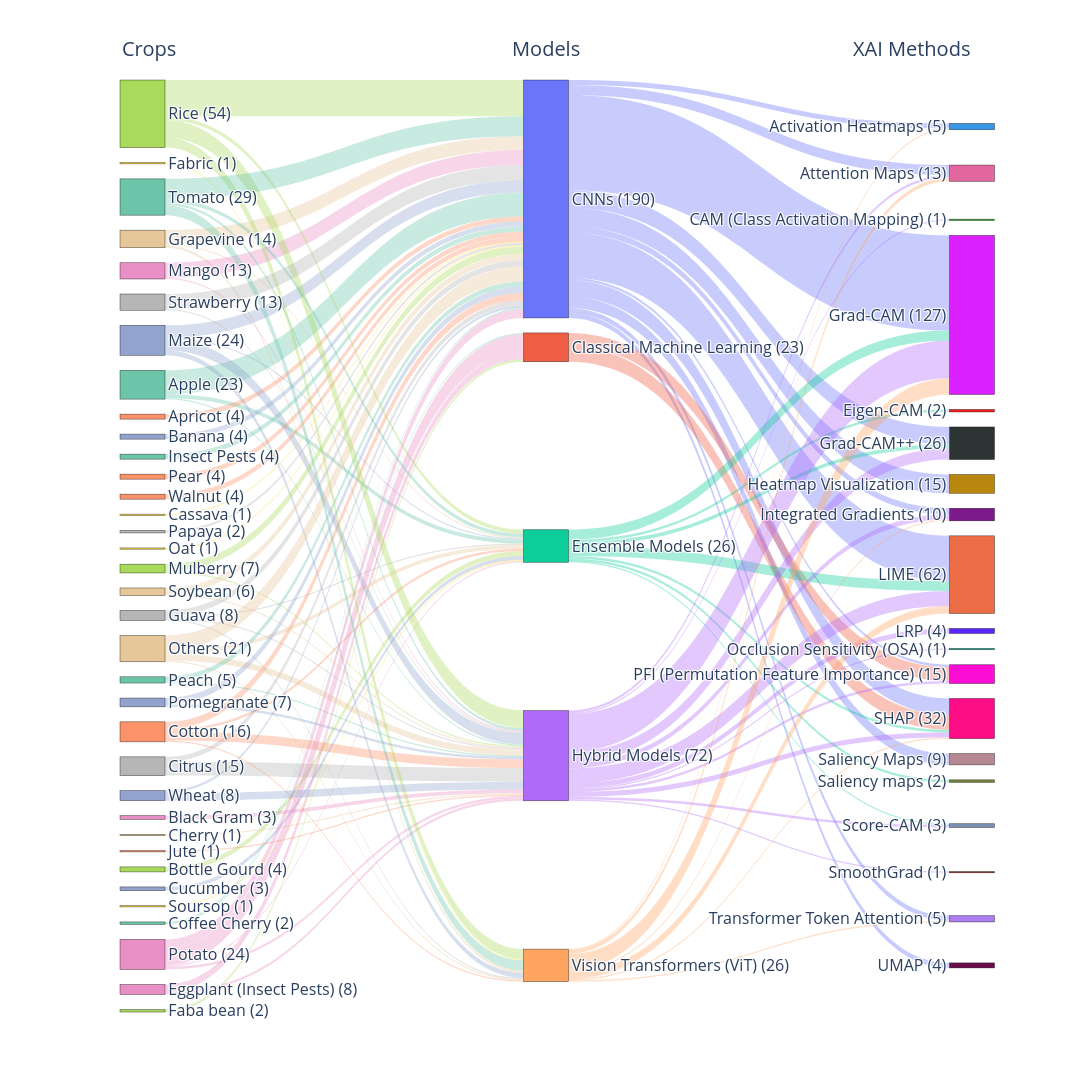

The notebook cell saved with this chart:
### Markdown cell above
# Improved visualization with color coding

### Code cell
import re
import pandas as pd
import numpy as np
import plotly.express as px
from matplotlib import colors as mcolors
import plotly.graph_objects as go

# Config / input
file_path = r"C:\Users\kamalesh\OneDrive\Articles\Review Article\4. ExplainableAI\codes\sankey diagram\sankey diagram table.xlsx"
flow_counts = pd.read_excel(file_path, sheet_name="Final")

min_record_model = 1
min_record_xai = 1

crop_col = "Crops Name"
model_col = "Model Used"
xai_col = "XAI Methods Used"

# Aggregate counts per node
crop_counts = flow_counts.groupby(crop_col)["count"].sum()
model_counts = flow_counts.groupby(model_col)["count"].sum()
xai_counts = flow_counts.groupby(xai_col)["count"].sum()

# Filter by thresholds
kept_models = model_counts[model_counts >= min_record_model].index.tolist()
kept_xai = xai_counts[xai_counts >= min_record_xai].index.tolist()

# Build flows
crop_model_flows = (
    flow_counts[flow_counts[model_col].isin(kept_models)]
    .groupby([crop_col, model_col])["count"]
    .sum()
    .reset_index()
)

model_xai_flows = (
    flow_counts[
        flow_counts[model_col].isin(kept_models) & flow_counts[xai_col].isin(kept_xai)
    ]
    .groupby([model_col, xai_col])["count"]
    .sum()
    .reset_index()
)

# Sort nodes A→Z
crops_nodes = sorted(crop_counts.index.tolist())
models_nodes = sorted(kept_models)
xai_nodes = sorted(kept_xai)

# Labeled nodes with counts
crops_labeled = [f"{c} ({int(crop_counts[c])})" for c in crops_nodes]
models_labeled = [f"{m} ({int(model_counts[m])})" for m in models_nodes]
xai_labeled = [f"{x} ({int(xai_counts[x])})" for x in xai_nodes]
all_nodes = crops_labeled + models_labeled + xai_labeled

# Mappings from label -> index
crop_to_idx = {c: i for i, c in enumerate(crops_labeled)}
model_to_idx = {m: i + len(crops_labeled) for i, m in enumerate(models_labeled)}
xai_to_idx = {x: i + len(crops_labeled) + len(models_labeled) for i, x in enumerate(xai_labeled)}

# Ordered links
crop_model_flows = crop_model_flows.sort_values([crop_col, model_col]).reset_index(drop=True)
model_xai_flows = model_xai_flows.sort_values([model_col, xai_col]).reset_index(drop=True)

source_indices = []
target_indices = []
values = []

for _, r in crop_model_flows.iterrows():
    crop_label = f"{r[crop_col]} ({int(crop_counts[r[crop_col]])})"
    model_label = f"{r[model_col]} ({int(model_counts[r[model_col]])})"
    if crop_label in crop_to_idx and model_label in model_to_idx:
        source_indices.append(crop_to_idx[crop_label])
        target_indices.append(model_to_idx[model_label])
        values.append(int(r["count"]))

for _, r in model_xai_flows.iterrows():
    model_label = f"{r[model_col]} ({int(model_counts[r[model_col]])})"
    xai_label = f"{r[xai_col]} ({int(xai_counts[r[xai_col]])})"
    if model_label in model_to_idx and xai_label in xai_to_idx:
        source_indices.append(model_to_idx[model_label])
        target_indices.append(xai_to_idx[xai_label])
        values.append(int(r["count"]))

# Robust color converter
def color_to_rgba(col, alpha=0.95):
    try:
        s = str(col).strip()
        if s.startswith("rgb("):
            nums = list(map(int, re.findall(r"\d+", s)))[:3]
            return f"rgba({nums[0]},{nums[1]},{nums[2]},{alpha})"
        r, g, b = mcolors.to_rgb(s)
        return f"rgba({int(r*255)},{int(g*255)},{int(b*255)},{alpha})"
    except Exception:
        return f"rgba(200,200,200,{alpha})"

# Discrete palettes for all groups
palette_crops = px.colors.qualitative.Set2
palette_models = px.colors.qualitative.Plotly
palette_xai = px.colors.qualitative.Dark24

def pick_palette(palette, n):
    if n <= 0:
        return []
    if n == 1:
        return [palette[0]]
    if n <= len(palette):
        return palette[:n]
    return [palette[i % len(palette)] for i in range(n)]

crops_colors = pick_palette(palette_crops, len(crops_nodes))
models_colors = pick_palette(palette_models, len(models_nodes))
xai_colors = pick_palette(palette_xai, len(xai_nodes))

node_colors = crops_colors + models_colors + xai_colors
node_colors_rgba = [color_to_rgba(c, 0.95) for c in node_colors]
link_colors = [
    color_to_rgba(node_colors[s], 0.35) if 0 <= s < len(node_colors) else color_to_rgba("#C0C0C0", 0.35)
    for s in source_indices
]

# Node positions
def column_positions(count, x_val):
    if count <= 0:
        return []
    if count == 1:
        return [(x_val, 0.5)]
    ys = np.linspace(0.05, 0.95, count)
    return [(x_val, y) for y in ys]

c_pos = column_positions(len(crops_nodes), 0.0)
m_pos = column_positions(len(models_nodes), 0.5)
x_pos = column_positions(len(xai_nodes), 1.0)

positions = c_pos + m_pos + x_pos
node_x = [p[0] for p in positions]
node_y = [p[1] for p in positions]

# Build Sankey
fig = go.Figure(data=[go.Sankey(
    arrangement="snap",
    node=dict(
        pad=15,
        thickness=45,
        line=dict(color="rgba(0,0,0,0.6)", width=0.6),
        label=all_nodes,
        color=node_colors_rgba,
        x=node_x,
        y=node_y
    ),
    link=dict(
        source=source_indices,
        target=target_indices,
        value=values,
        color=link_colors,
        hovertemplate="Flow: %{value}<extra></extra>"
    )
)])

# No figure title
fig.update_layout(
    font=dict(size=16),
    height=1200,
    width=1500,
    margin=dict(l=120, r=120, t=80, b=80)
)

fig.add_annotation(x=0.0, y=1.05, text="Crops", showarrow=False, xref="paper", yref="paper", font=dict(size=20))
fig.add_annotation(x=0.5, y=1.05, text="Models", showarrow=False, xref="paper", yref="paper", font=dict(size=20))
fig.add_annotation(x=1.0, y=1.05, text="XAI Methods", showarrow=False, xref="paper", yref="paper", font=dict(size=20))

fig.show()

# Save HTML
output_html = r"C:\Users\kamalesh\OneDrive\Articles\Review Article\4. ExplainableAI\codes\sankey diagram\sankey_diagram.html"
fig.write_html(output_html)


print(f"Sankey saved at: {output_html}")
print(f"SVG saved at: {output_svg}")

### Figure 1 — Plotly figure (JSON) as saved in the notebook; plotly's stock layout.template omitted (floating-point values rounded to 4 significant figures)
{"data": [{"arrangement": "snap", "link": {"color": ["rgba(102,194,165,0.35)", "rgba(102,194,165,0.35)", "rgba(102,194,165,0.35)", "rgba(252,141,98,0.35)", "rgba(141,160,203,0.35)", "rgba(231,138,195,0.35)", "rgba(166,216,84,0.35)", "rgba(255,217,47,0.35)", "rgba(229,196,148,0.35)", "rgba(179,179,179,0.35)", "rgba(179,179,179,0.35)", "rgba(102,194,165,0.35)", "rgba(102,194,165,0.35)", "rgba(252,141,98,0.35)", "rgba(252,141,98,0.35)", "rgba(252,141,98,0.35)", "rgba(252,141,98,0.35)", "rgba(141,160,203,0.35)", "rgba(231,138,195,0.35)", "rgba(231,138,195,0.35)", "rgba(166,216,84,0.35)", "rgba(255,217,47,0.35)", "rgba(229,196,148,0.35)", "rgba(229,196,148,0.35)", "rgba(229,196,148,0.35)", "rgba(179,179,179,0.35)", "rgba(179,179,179,0.35)", "rgba(179,179,179,0.35)", "rgba(179,179,179,0.35)", "rgba(102,194,165,0.35)", "rgba(252,141,98,0.35)", "rgba(141,160,203,0.35)", "rgba(141,160,203,0.35)", "rgba(141,160,203,0.35)", "rgba(141,160,203,0.35)", "rgba(231,138,195,0.35)", "rgba(231,138,195,0.35)", "rgba(166,216,84,0.35)", "rgba(166,216,84,0.35)", "rgba(255,217,47,0.35)", "rgba(229,196,148,0.35)", "rgba(229,196,148,0.35)", "rgba(229,196,148,0.35)", "rgba(229,196,148,0.35)", "rgba(179,179,179,0.35)", "rgba(102,194,165,0.35)", "rgba(102,194,165,0.35)", "rgba(252,141,98,0.35)", "rgba(141,160,203,0.35)", "rgba(141,160,203,0.35)", "rgba(231,138,195,0.35)", "rgba(231,138,195,0.35)", "rgba(231,138,195,0.35)", "rgba(231,138,195,0.35)", "rgba(166,216,84,0.35)", "rgba(166,216,84,0.35)", "rgba(166,216,84,0.35)", "rgba(166,216,84,0.35)", "rgba(255,217,47,0.35)", "rgba(229,196,148,0.35)", "rgba(229,196,148,0.35)", "rgba(179,179,179,0.35)", "rgba(179,179,179,0.35)", "rgba(102,194,165,0.35)", "rgba(102,194,165,0.35)", "rgba(102,194,165,0.35)", "rgba(102,194,165,0.35)", "rgba(252,141,98,0.35)", "rgba(141,160,203,0.35)", "rgba(141,160,203,0.35)", "rgba(99,110,250,0.35)", "rgba(99,110,250,0.35)", "rgba(99,110,250,0.35)", "rgba(99,110,250,0.35)", "rgba(99,110,250,0.35)", "rgba(99,110,250,0.35)", "rgba(99,110,250,0.35)", "rgba(99,110,250,0.35)", "rgba(99,110,250,0.35)", "rgba(99,110,250,0.35)", "rgba(99,110,250,0.35)", "rgba(99,110,250,0.35)", "rgba(239,85,59,0.35)", "rgba(239,85,59,0.35)", "rgba(0,204,150,0.35)", "rgba(0,204,150,0.35)", "rgba(0,204,150,0.35)", "rgba(0,204,150,0.35)", "rgba(0,204,150,0.35)", "rgba(0,204,150,0.35)", "rgba(0,204,150,0.35)", "rgba(171,99,250,0.35)", "rgba(171,99,250,0.35)", "rgba(171,99,250,0.35)", "rgba(171,99,250,0.35)", "rgba(171,99,250,0.35)", "rgba(171,99,250,0.35)", "rgba(171,99,250,0.35)", "rgba(171,99,250,0.35)", "rgba(171,99,250,0.35)", "rgba(171,99,250,0.35)", "rgba(171,99,250,0.35)", "rgba(171,99,250,0.35)", "rgba(255,161,90,0.35)", "rgba(255,161,90,0.35)", "rgba(255,161,90,0.35)", "rgba(255,161,90,0.35)", "rgba(255,161,90,0.35)", "rgba(255,161,90,0.35)", "rgba(255,161,90,0.35)"], "hovertemplate": "Flow: %{value}<extra></extra>", "source": [0, 0, 0, 1, 2, 3, 4, 5, 6, 7, 7, 8, 8, 9, 9, 9, 9, 10, 11, 11, 12, 13, 14, 14, 14, 15, 15, 15, 15, 16, 17, 18, 18, 18, 18, 19, 19, 20, 20, 21, 22, 22, 22, 22, 23, 24, 24, 25, 26, 26, 27, 27, 27, 27, 28, 28, 28, 28, 29, 30, 30, 31, 31, 32, 32, 32, 32, 33, 34, 34, 35, 35, 35, 35, 35, 35, 35, 35, 35, 35, 35, 35, 36, 36, 37, 37, 37, 37, 37, 37, 37, 38, 38, 38, 38, 38, 38, 38, 38, 38, 38, 38, 38, 39, 39, 39, 39, 39, 39, 39], "target": [35, 37, 38, 35, 35, 38, 37, 35, 38, 35, 38, 35, 36, 35, 37, 38, 39, 37, 36, 38, 36, 39, 35, 37, 39, 35, 37, 38, 39, 35, 38, 35, 37, 38, 39, 35, 38, 35, 38, 35, 35, 37, 38, 39, 35, 35, 38, 35, 35, 38, 35, 36, 37, 38, 35, 37, 38, 39, 37, 35, 38, 35, 38, 35, 37, 38, 39, 35, 35, 38, 40, 41, 44, 45, 46, 47, 48, 51, 52, 53, 57, 58, 51, 52, 43, 44, 45, 48, 52, 54, 55, 41, 42, 44, 45, 47, 48, 49, 50, 51, 52, 55, 56, 40, 41, 44, 47, 48, 52, 57], "value": [19, 3, 1, 4, 4, 3, 4, 1, 1, 4, 11, 1, 1, 6, 2, 7, 1, 3, 6, 2, 2, 1, 11, 1, 2, 5, 1, 1, 1, 4, 1, 10, 1, 9, 4, 12, 1, 6, 1, 1, 12, 3, 5, 1, 2, 4, 1, 4, 5, 2, 7, 14, 1, 2, 29, 3, 14, 8, 1, 5, 1, 12, 1, 16, 3, 2, 8, 4, 2, 6, 4, 8, 76, 14, 15, 5, 36, 2, 13, 9, 4, 4, 11, 12, 2, 8, 3, 8, 2, 2, 1, 2, 1, 30, 9, 4, 12, 4, 1, 2, 4, 2, 1, 1, 3, 13, 1, 6, 1, 1]}, "node": {"color": ["rgba(102,194,165,0.95)", "rgba(252,141,98,0.95)", "rgba(141,160,203,0.95)", "rgba(231,138,195,0.95)", "rgba(166,216,84,0.95)", "rgba(255,217,47,0.95)", "rgba(229,196,148,0.95)", "rgba(179,179,179,0.95)", "rgba(102,194,165,0.95)", "rgba(252,141,98,0.95)", "rgba(141,160,203,0.95)", "rgba(231,138,195,0.95)", "rgba(166,216,84,0.95)", "rgba(255,217,47,0.95)", "rgba(229,196,148,0.95)", "rgba(179,179,179,0.95)", "rgba(102,194,165,0.95)", "rgba(252,141,98,0.95)", "rgba(141,160,203,0.95)", "rgba(231,138,195,0.95)", "rgba(166,216,84,0.95)", "rgba(255,217,47,0.95)", "rgba(229,196,148,0.95)", "rgba(179,179,179,0.95)", "rgba(102,194,165,0.95)", "rgba(252,141,98,0.95)", "rgba(141,160,203,0.95)", "rgba(231,138,195,0.95)", "rgba(166,216,84,0.95)", "rgba(255,217,47,0.95)", "rgba(229,196,148,0.95)", "rgba(179,179,179,0.95)", "rgba(102,194,165,0.95)", "rgba(252,141,98,0.95)", "rgba(141,160,203,0.95)", "rgba(99,110,250,0.95)", "rgba(239,85,59,0.95)", "rgba(0,204,150,0.95)", "rgba(171,99,250,0.95)", "rgba(255,161,90,0.95)", "rgba(46,145,229,0.95)", "rgba(225,95,153,0.95)", "rgba(28,167,28,0.95)", "rgba(251,13,13,0.95)", "rgba(218,22,255,0.95)", "rgba(34,42,42,0.95)", "rgba(182,129,0,0.95)", "rgba(117,13,134,0.95)", "rgba(235,102,59,0.95)", "rgba(81,28,251,0.95)", "rgba(0,160,139,0.95)", "rgba(251,0,209,0.95)", "rgba(252,0,128,0.95)", "rgba(178,130,141,0.95)", "rgba(108,124,50,0.95)", "rgba(119,138,174,0.95)", "rgba(134,42,22,0.95)", "rgba(167,119,241,0.95)", "rgba(98,0,66,0.95)"], "label": ["Apple (23)", "Apricot (4)", "Banana (4)", "Black Gram (3)", "Bottle Gourd (4)", "Cassava (1)", "Cherry (1)", "Citrus (15)", "Coffee Cherry (2)", "Cotton (16)", "Cucumber (3)", "Eggplant (Insect Pests) (8)", "Faba bean (2)", "Fabric (1)", "Grapevine (14)", "Guava (8)", "Insect Pests (4)", "Jute (1)", "Maize (24)", "Mango (13)", "Mulberry (7)", "Oat (1)", "Others (21)", "Papaya (2)", "Peach (5)", "Pear (4)", "Pomegranate (7)", "Potato (24)", "Rice (54)", "Soursop (1)", "Soybean (6)", "Strawberry (13)", "Tomato (29)", "Walnut (4)", "Wheat (8)", "CNNs (190)", "Classical Machine Learning (23)", "Ensemble Models (26)", "Hybrid Models (72)", "Vision Transformers (ViT) (26)", "Activation Heatmaps (5)", "Attention Maps (13)", "CAM (Class Activation Mapping) (1)", "Eigen-CAM (2)", "Grad-CAM (127)", "Grad-CAM++ (26)", "Heatmap Visualization (15)", "Integrated Gradients (10)", "LIME (62)", "LRP (4)", "Occlusion Sensitivity (OSA) (1)", "PFI (Permutation Feature Importance) (15)", "SHAP (32)", "Saliency Maps (9)", "Saliency maps (2)", "Score-CAM (3)", "SmoothGrad (1)", "Transformer Token Attention (5)", "UMAP (4)"], "line": {"color": "rgba(0,0,0,0.6)", "width": 0.6}, "pad": 15, "thickness": 45, "x": [0, 0, 0, 0, 0, 0, 0, 0, 0, 0, 0, 0, 0, 0, 0, 0, 0, 0, 0, 0, 0, 0, 0, 0, 0, 0, 0, 0, 0, 0, 0, 0, 0, 0, 0, 0.5, 0.5, 0.5, 0.5, 0.5, 1, 1, 1, 1, 1, 1, 1, 1, 1, 1, 1, 1, 1, 1, 1, 1, 1, 1, 1], "y": [0.05, 0.07647, 0.1029, 0.1294, 0.1559, 0.1824, 0.2088, 0.2353, 0.2618, 0.2882, 0.3147, 0.3412, 0.3676, 0.3941, 0.4206, 0.4471, 0.4735, 0.5, 0.5265, 0.5529, 0.5794, 0.6059, 0.6324, 0.6588, 0.6853, 0.7118, 0.7382, 0.7647, 0.7912, 0.8176, 0.8441, 0.8706, 0.8971, 0.9235, 0.95, 0.05, 0.275, 0.5, 0.725, 0.95, 0.05, 0.1, 0.15, 0.2, 0.25, 0.3, 0.35, 0.4, 0.45, 0.5, 0.55, 0.6, 0.65, 0.7, 0.75, 0.8, 0.85, 0.9, 0.95]}, "type": "sankey"}], "layout": {"annotations": [{"font": {"size": 20}, "showarrow": false, "text": "Crops", "x": 0, "xref": "paper", "y": 1.05, "yref": "paper"}, {"font": {"size": 20}, "showarrow": false, "text": "Models", "x": 0.5, "xref": "paper", "y": 1.05, "yref": "paper"}, {"font": {"size": 20}, "showarrow": false, "text": "XAI Methods", "x": 1, "xref": "paper", "y": 1.05, "yref": "paper"}], "font": {"size": 16}, "height": 1200, "margin": {"b": 80, "l": 120, "r": 120, "t": 80}, "width": 1500}}
